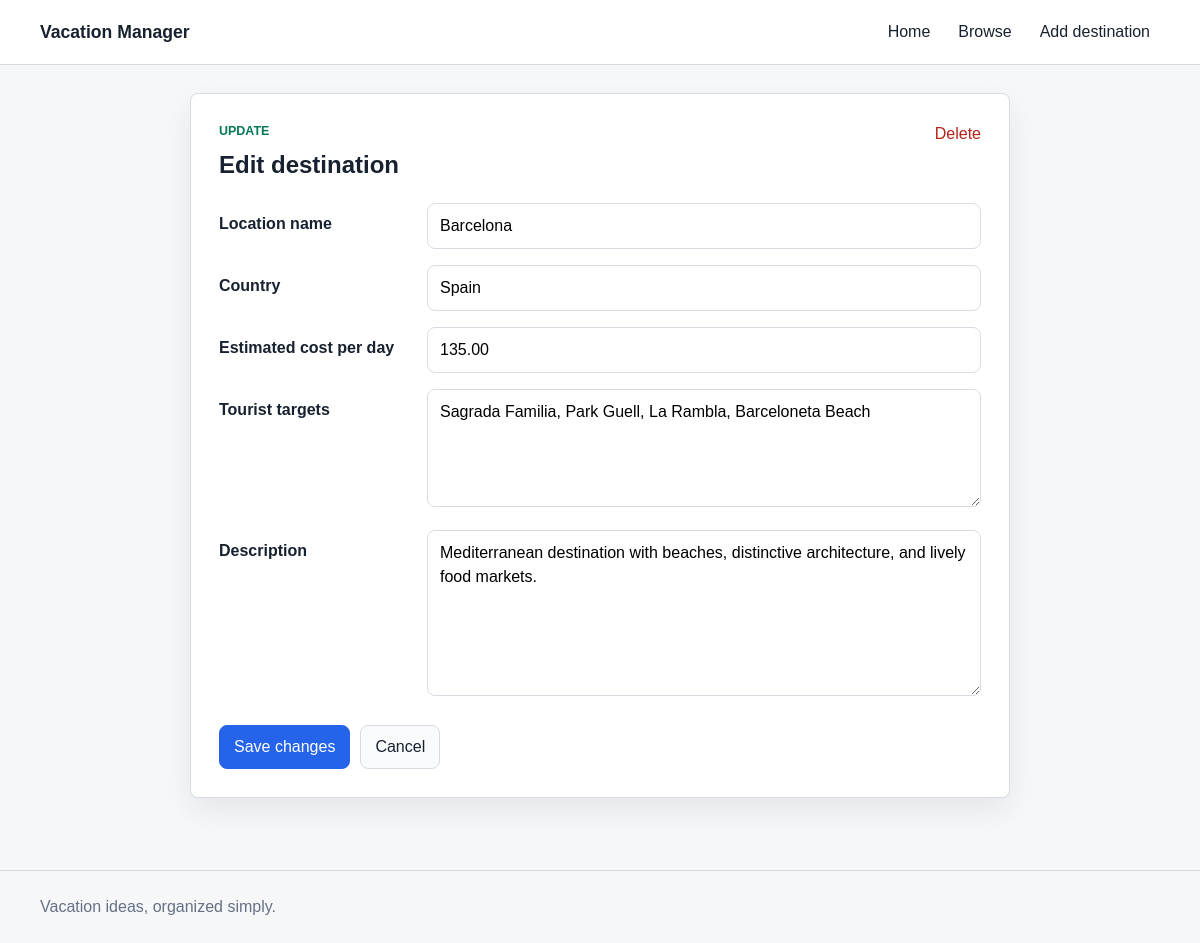
Page /edit.php?id=2 on the committed database.
### tables this page shows
CREATE TABLE IF NOT EXISTS destinations (
    id INT UNSIGNED AUTO_INCREMENT PRIMARY KEY,
    location_name VARCHAR(120) NOT NULL,
    country_name VARCHAR(100) NOT NULL,
    description TEXT NOT NULL,
    tourist_targets TEXT NOT NULL,
    estimated_cost_per_day DECIMAL(10, 2) NOT NULL,
    created_at TIMESTAMP DEFAULT CURRENT_TIMESTAMP,
    updated_at TIMESTAMP DEFAULT CURRENT_TIMESTAMP ON UPDATE CURRENT_TIMESTAMP,
    INDEX idx_destinations_country (country_name),
    INDEX idx_destinations_location (location_name)
);

### includes/helpers.php (called while the page is built, shortened)
<?php
function e(?string $value): string
{
    return htmlspecialchars((string) $value, ENT_QUOTES, 'UTF-8');
}
function find_destination(int $id): ?array
{
    $stmt = get_pdo()->prepare('SELECT * FROM destinations WHERE id = :id');
    $stmt->bindValue(':id', $id, PDO::PARAM_INT);
    $stmt->execute();
    $destination = $stmt->fetch();
    return $destination ?: null;
}
function get_destination_id_from_request(): int
{
    $id = filter_input(INPUT_GET, 'id', FILTER_VALIDATE_INT);
    return $id && $id > 0 ? $id : 0;
}

### includes/db.php (called while the page is built, shortened)
<?php
function get_pdo(): PDO
{
    $config = require __DIR__ . '/../config.php';
    $dsn = sprintf(
        'mysql:host=%s;port=%s;dbname=%s;charset=%s',
        $config['host'],
        $config['port'],
        $config['database'],
        $config['charset']
    );
    $pdo = new PDO($dsn, $config['username'], $config['password'], [
        PDO::ATTR_ERRMODE => PDO::ERRMODE_EXCEPTION,
        PDO::ATTR_DEFAULT_FETCH_MODE => PDO::FETCH_ASSOC,
        PDO::ATTR_EMULATE_PREPARES => false,
    ]);
    return $pdo;
}

### includes/destination_form.php (the view, shortened to what this page needs)
<?php
$destination = $destination ?? [
    'location_name' => '',
    'country_name' => '',
    'description' => '',
    'tourist_targets' => '',
    'estimated_cost_per_day' => '',
];
$submitLabel = $submitLabel ?? 'Save destination';
$cancelUrl = $cancelUrl ?? 'browse.php';
?>
<form method="post" class="destination-form" novalidate>
    <div class="form-grid">
        <label for="location_name">Location name</label>
        <div>
            <input id="location_name" name="location_name" type="text" maxlength="120" required value="<?= e($destination['location_name'] ?? '') ?>">
        </div>
        <label for="country_name">Country</label>
        <div>
            <input id="country_name" name="country_name" type="text" maxlength="100" required value="<?= e($destination['country_name'] ?? '') ?>">
        </div>
        <label for="estimated_cost_per_day">Estimated cost per day</label>
        <div>
            <input id="estimated_cost_per_day" name="estimated_cost_per_day" type="number" min="1" max="100000" step="0.01" required value="<?= e((string) ($destination['estimated_cost_per_day'] ?? '')) ?>">
        </div>
        <label for="tourist_targets">Tourist targets</label>
        <div>
            <textarea id="tourist_targets" name="tourist_targets" rows="4" required><?= e($destination['tourist_targets'] ?? '') ?></textarea>
        </div>
        <label for="description">Description</label>
        <div>
            <textarea id="description" name="description" rows="6" required><?= e($destination['description'] ?? '') ?></textarea>
        </div>
    </div>
    <div class="form-actions">
        <button class="button primary" type="submit"><?= e($submitLabel) ?></button>
        <a class="button secondary" href="<?= e($cancelUrl) ?>" data-confirm="Cancel without saving changes?">Cancel</a>
    </div>
</form>

### assets/styles.css (style rules this page uses)
:root { --bg: #f6f7f9; --surface: #ffffff; --text: #18212f; --muted: #667085; --line: #d7dce3; --primary: #2563eb; --primary-dark: #1e40af; --accent: #047857; --danger: #b42318; --success-bg: #dcfae6; --success-text: #067647; --error-bg: #fee4e2; --shadow: 0 12px 28px rgba(24, 33, 47, 0.08); }
* { box-sizing: border-box; }
body { margin: 0; font-family: Arial, Helvetica, sans-serif; color: var(--text); background: var(--bg); line-height: 1.5; }
a { color: var(--primary); text-decoration: none; }
.hero-actions, .form-actions, .card-actions, .actions-cell, .pager { display: flex; align-items: center; gap: 10px; flex-wrap: wrap; }
.button, button.button { border: 1px solid var(--line); border-radius: 8px; padding: 9px 14px; font: inherit; cursor: pointer; background: var(--surface); color: var(--text); display: inline-flex; align-items: center; justify-content: center; min-height: 40px; }
.button.primary { background: var(--primary); border-color: var(--primary); color: #ffffff; }
.button.secondary { background: #f8fafc; }
.destination-form { display: grid; gap: 22px; }
.form-grid { display: grid; grid-template-columns: 190px minmax(0, 1fr); gap: 16px 18px; align-items: start; }
.form-grid label { font-weight: 700; padding-top: 9px; }
input, textarea { width: 100%; border: 1px solid var(--line); border-radius: 8px; padding: 10px 12px; font: inherit; background: #ffffff; }

### rows in the picture
destinations: location_name "Barcelona", country_name "Spain", estimated_cost_per_day "135.00", tourist_targets "Sagrada Familia, Park Guell, La Rambla, Barceloneta Beach", description "Mediterranean destination with beaches, distinctive architecture, and lively food markets."

### other values in the picture
$submitLabel "Save changes"
